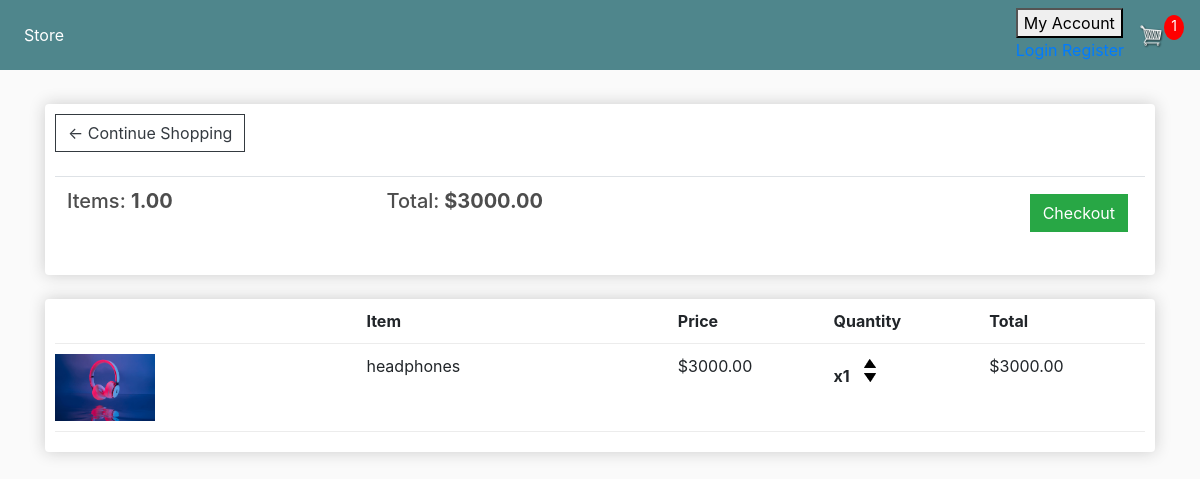
The app's page /cart/ (signed in) with its own data.
### store/models.py (models this page shows, shortened)
class Order(models.Model):
	customer = models.ForeignKey(Customer, on_delete=models.SET_NULL, null=True, blank=True)
	date_ordered = models.DateTimeField(auto_now_add=True)
	complete = models.BooleanField(default=False)
	transaction_id = models.CharField(max_length=100, null=True)
	@property
	def get_cart_total(self):
		orderitems = self.orderitem_set.all()
		total = sum([item.get_total for item in orderitems])
		return total
	@property
	def get_cart_items(self):
		orderitems = self.orderitem_set.all()
		total = sum([item.quantity for item in orderitems])
		return total

class OrderItem(models.Model):
    product = models.ForeignKey(Product,on_delete=models.SET_NULL, null=True, blank=True )
    order = models.ForeignKey(Order, on_delete=models.SET_NULL, null=True, blank=True)
    quantity = models.IntegerField(default = 0,null=True,blank=True)
    date_added = models.DateTimeField(auto_now_add=True)
    @property
    def get_total(self):
        total  = self.product.price * self.quantity
        return total

class Product(models.Model):
    name = models.CharField(max_length = 200)
    price = models.FloatField()
    digital =models.BooleanField(default = False, null=True, blank=True)
    image = models.ImageField(null=True,blank=True)
    @property
    def imageURL(self):
        try:
            url = self.image.url
        except:
            url = ''
        return url

### store/views.py (the view)
# urls.py: path('cart/', views.cart, name="cart"),
@login_required()
def cart(request):
	if request.user.is_authenticated:
		customer = request.user.customer
		order, created = Order.objects.get_or_create(customer=customer, complete=False)
		items = order.orderitem_set.all()
		cartItems = order.get_cart_items
	else:
		items = []
		order = {"get_cart_total":0, "get_cart_item":0}
		cartItems = order['get_cart_items']
	context = {"items":items, 'order': order, 'cartItems':cartItems}
	return render(request, 'store/cart.html', context)

### store/templates/store/cart.html
{% extends 'store/main.html' %}
{% load static %}
{% block content %}
	<div class="row">
		<div class="col-lg-12">
			<div class="box-element">
				<a  class="btn btn-outline-dark" href="{% url 'store' %}">&#x2190; Continue Shopping</a>
				<br>
				<br>
				<table class="table">
					<tr>
						<th><h5>Items: <strong>{{order.get_cart_items|floatformat:2}}</strong></h5></th>
						<th><h5>Total:<strong> ${{order.get_cart_total|floatformat:2}}</strong></h5></th>
						<th>
							<a  style="float:right; margin:5px;" class="btn btn-success" href="{% url 'checkout' %}">Checkout</a>
						</th>
					</tr>
				</table>
			</div>
			<br>
			<div class="box-element">
				<div class="cart-row">
					<div style="flex:2"></div>
					<div style="flex:2"><strong>Item</strong></div>
					<div style="flex:1"><strong>Price</strong></div>
					<div style="flex:1"><strong>Quantity</strong></div>
					<div style="flex:1"><strong>Total</strong></div>
				</div>
				{% for item in items %}
				<div class="cart-row">
					<div style="flex:2"><img class="row-image" src="{{item.product.imageURL}}"></div>
					<div style="flex:2"><p>{{item.product.name}}</p></div>
					<div style="flex:1"><p>${{item.product.price|floatformat:2}}</p></div>
					<div style="flex:1">
						<p class="quantity">x{{item.quantity}}</p>
						<div class="quantity">
							<img data-product='{{item.product.id}}'data-action='add' class="chg-quantity update-cart" src="{% static  'images/arrow-up.png' %}">
							<img  data-product='{{item.product.id}}'data-action='remove' class="chg-quantity update-cart" src="{% static  'images/arrow-down.png' %}">
						</div>
					</div>
					<div style="flex:1"><p>${{item.get_total|floatformat:2}}</p></div>
				</div>
				{% endfor %}
			</div>
		</div>
	</div>
{% endblock content %}

### static/css/main.css (style rules this page uses)
body { background-color: hsl(0, 0%, 98%); }
h1,h2,h3,h4,h5,h6 { color:hsl(0, 0%, 30%); }
.box-element { box-shadow:hsl(0, 0%, 80%) 0 0 16px; background-color: #fff; border-radius: 4px; padding: 10px; }
.col-lg-4, .col-lg-6, .col-lg-8, .col-lg-12 { margin-top: 10px; }
.btn { border-radius: 0; }
.row-image { width: 100px; }
.cart-row { display: flex; align-items: flex-stretch; padding-bottom: 10px; margin-bottom: 10px; border-bottom: 1px solid #ececec; }
.quantity { display: inline-block; font-weight: 700; padding-right:10px; }
.chg-quantity { width: 12px; cursor: pointer; display: block; margin-top: 5px; transition:.1s; }

### records on screen
Order: get_cart_items "1.00", get_cart_total "3000.00"
OrderItem: product.imageURL (picture), product.name "headphones", product.price "3000.00", quantity "1", get_total "3000.00"

### other values on screen
{{ cartItems }} "1"
